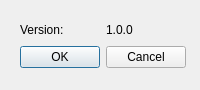
<?xml version="1.0" encoding="UTF-8"?>
<ui version="4.0">
 <class>DialogAbout</class>
 <widget class="QDialog" name="DialogAbout">
  <property name="geometry">
   <rect>
    <x>0</x>
    <y>0</y>
    <width>200</width>
    <height>90</height>
   </rect>
  </property>
  <property name="minimumSize">
   <size>
    <width>200</width>
    <height>90</height>
   </size>
  </property>
  <property name="maximumSize">
   <size>
    <width>200</width>
    <height>90</height>
   </size>
  </property>
  <property name="windowTitle">
   <string>Dialog</string>
  </property>
  <widget class="QWidget" name="">
   <property name="geometry">
    <rect>
     <x>20</x>
     <y>20</y>
     <width>166</width>
     <height>48</height>
    </rect>
   </property>
   <layout class="QVBoxLayout" name="verticalLayout">
    <item>
     <layout class="QHBoxLayout" name="horizontalLayout">
      <item>
       <widget class="QLabel" name="label">
        <property name="text">
         <string>Version:</string>
        </property>
       </widget>
      </item>
      <item>
       <widget class="QLabel" name="label_2">
        <property name="text">
         <string>1.0.0</string>
        </property>
       </widget>
      </item>
     </layout>
    </item>
    <item>
     <widget class="QDialogButtonBox" name="buttonBox">
      <property name="orientation">
       <enum>Qt::Horizontal</enum>
      </property>
      <property name="standardButtons">
       <set>QDialogButtonBox::Cancel|QDialogButtonBox::Ok</set>
      </property>
     </widget>
    </item>
   </layout>
  </widget>
 </widget>
 <resources/>
 <connections>
  <connection>
   <sender>buttonBox</sender>
   <signal>accepted()</signal>
   <receiver>DialogAbout</receiver>
   <slot>accept()</slot>
   <hints>
    <hint type="sourcelabel">
     <x>248</x>
     <y>254</y>
    </hint>
    <hint type="destinationlabel">
     <x>157</x>
     <y>274</y>
    </hint>
   </hints>
  </connection>
  <connection>
   <sender>buttonBox</sender>
   <signal>rejected()</signal>
   <receiver>DialogAbout</receiver>
   <slot>reject()</slot>
   <hints>
    <hint type="sourcelabel">
     <x>316</x>
     <y>260</y>
    </hint>
    <hint type="destinationlabel">
     <x>286</x>
     <y>274</y>
    </hint>
   </hints>
  </connection>
 </connections>
</ui>
